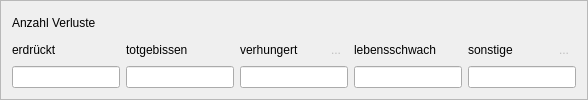
           <widget class="QFrame" name="frame_Anzahl_Verluste">
            <property name="frameShape">
             <enum>QFrame::StyledPanel</enum>
            </property>
            <property name="frameShadow">
             <enum>QFrame::Raised</enum>
            </property>
            <layout class="QHBoxLayout" name="horizontalLayout_11">
             <item>
              <layout class="QGridLayout" name="Layout_Verluste">
               <item row="2" column="1">
                <widget class="QLineEdit" name="lineEdit_Anzah_Verluste_biss">
                 <property name="toolTip">
                  <string/>
                 </property>
                </widget>
               </item>
               <item row="1" column="1">
                <widget class="QLabel" name="label_Anzah_Verluste_biss">
                 <property name="text">
                  <string>totgebissen</string>
                 </property>
                </widget>
               </item>
               <item row="2" column="2" colspan="2">
                <widget class="QLineEdit" name="lineEdit_Anzah_Verluste_hung">
                 <property name="toolTip">
                  <string/>
                 </property>
                </widget>
               </item>
               <item row="1" column="4">
                <widget class="QLabel" name="label_Anzah_Verluste_schw">
                 <property name="toolTip">
                  <string/>
                 </property>
                 <property name="text">
                  <string>lebensschwach</string>
                 </property>
                </widget>
               </item>
               <item row="2" column="4">
                <widget class="QLineEdit" name="lineEdit_Anzah_Verluste_schw">
                 <property name="toolTip">
                  <string/>
                 </property>
                </widget>
               </item>
               <item row="2" column="0">
                <widget class="QLineEdit" name="lineEdit_Anzah_Verluste_erd">
                 <property name="toolTip">
                  <string/>
                 </property>
                </widget>
               </item>
               <item row="1" column="0">
                <widget class="QLabel" name="label_Anzah_Verluste_erd">
                 <property name="text">
                  <string>erdrückt</string>
                 </property>
                </widget>
               </item>
               <item row="1" column="2">
                <widget class="QLabel" name="label_Anzah_Verluste_hung">
                 <property name="toolTip">
                  <string/>
                 </property>
                 <property name="text">
                  <string>verhungert</string>
                 </property>
                </widget>
               </item>
               <item row="1" column="5">
                <widget class="QLabel" name="label_Anzah_Verluste_sonst">
                 <property name="toolTip">
                  <string/>
                 </property>
                 <property name="text">
                  <string>sonstige</string>
                 </property>
                </widget>
               </item>
               <item row="1" column="3">
                <widget class="QToolButton" name="toolButton_Tooltip_Ferkel_Verhungert">
                 <property name="enabled">
                  <bool>false</bool>
                 </property>
                 <property name="mouseTracking">
                  <bool>true</bool>
                 </property>
                 <property name="toolTip">
                  <string>verhungert wegen  Milchmangel</string>
                 </property>
                 <property name="text">
                  <string>...</string>
                 </property>
                 <property name="icon">
                  <iconset>
                   <normaloff>../Images/info-symbol-1343394_640.png</normaloff>../Images/info-symbol-1343394_640.png</iconset>
                 </property>
                 <property name="autoRepeat">
                  <bool>true</bool>
                 </property>
                 <property name="autoExclusive">
                  <bool>false</bool>
                 </property>
                 <property name="autoRaise">
                  <bool>true</bool>
                 </property>
                </widget>
               </item>
               <item row="1" column="6">
                <widget class="QToolButton" name="toolButton_Tooltip_Ferkel_Sonst">
                 <property name="enabled">
                  <bool>false</bool>
                 </property>
                 <property name="toolTip">
                  <string>sonstige Verlustursache</string>
                 </property>
                 <property name="text">
                  <string>...</string>
                 </property>
                 <property name="icon">
                  <iconset>
                   <normaloff>../Images/info-symbol-1343394_640.png</normaloff>../Images/info-symbol-1343394_640.png</iconset>
                 </property>
                 <property name="autoRaise">
                  <bool>true</bool>
                 </property>
                </widget>
               </item>
               <item row="2" column="5" colspan="2">
                <widget class="QLineEdit" name="lineEdit_Anzah_Verluste_sonst">
                 <property name="toolTip">
                  <string/>
                 </property>
                </widget>
               </item>
               <item row="0" column="0" colspan="7">
                <widget class="QLabel" name="label_Anzah_Verluste">
                 <property name="text">
                  <string>Anzahl Verluste</string>
                 </property>
                </widget>
               </item>
              </layout>
             </item>
            </layout>
           </widget>
